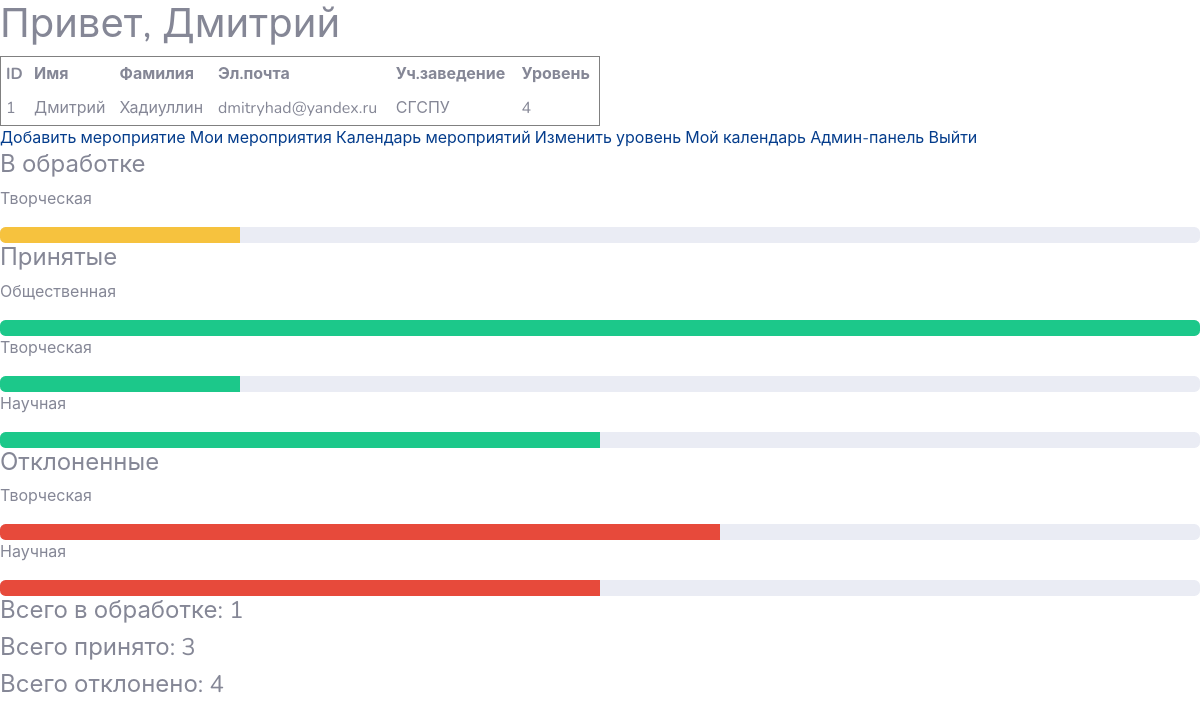
Page /user (signed in) on the committed database.
### models.py (models this page shows, shortened)
class User(db.Model, UserMixin):
    __tablename__ = 'user'
    id = db.Column(db.Integer, primary_key=True)
    username = db.Column(db.String(120),  nullable=False)
    firstname = db.Column(db.String(120),  nullable=False)
    lastname = db.Column(db.String(120), nullable=False)
    email = db.Column(db.String(120), nullable=False, unique=True)
    uzName = db.Column(db.String(120), nullable=False)
    level = db.Column(db.Integer,  nullable=False)
    password = db.Column(db.String(250), nullable=False)
    department = db.Column(db.String(120), nullable=False)
    region = db.Column(db.String(120), nullable=False)
    avatar = db.Column(db.String(120), nullable=False)

### app.py (the view)
@app.route("/user")
@login_required
def user_page():
    user_id = current_user.id
    data_math = math_plus()
    data_math_all = math_all(data_math)
    result = db.session.execute(
        f'SELECT id, username, firstname, lastname, email, uzName, level FROM user WHERE id = {user_id};')
    return render_template('user.html', id_user=current_user.id, firstname=current_user.firstname, info=result, data=data_math, data2=data_math_all)

### app.py (called while the page is built)
@login_manager.user_loader
def load_user(user_id):
    return User.query.get(int(user_id))

def math_plus():
    sfera_array = ['Общественная', 'Творческая', 'Спортивная', 'Научная']
    status_array = [0, 1, 2]
    result = []
    for sfera in range(len(sfera_array)):
        result.append([])
        result[sfera].append(sfera_array[sfera])
        for status in range(len(status_array)):
            cursor = db.session.execute(
                f"SELECT count(*) FROM event WHERE own = '{current_user.id}' AND sfera = '{sfera_array[sfera]}' AND status = {status}")
            result[sfera].append(cursor.fetchone()[0])
    sum_event = 0
    for i in range(len(result)):
        for j in range(len(result[i])):
            if result[i][j] != 0 and j != 0:
                sum_event = sum_event + result[i][j]
        result[i].append(sum_event)
        sum_event = 0
    return result

def math_all(Arr):
    sum_success = 0
    sum_progressing = 0
    sum_cancel = 0
    for i in Arr:
        sum_progressing = sum_progressing + i[1]
        sum_success = sum_success + i[2]
        sum_cancel = sum_cancel + i[3]
    result = [sum_progressing, sum_success, sum_cancel]
    return result

### templates/user.html (shortened to what this page needs)
<!DOCTYPE html>
<html lang="ru">
<head>
    <link rel="stylesheet" href="{{ url_for('static', filename='assets/bootstrap/css/bootstrap.min.css') }}">
    <link rel="stylesheet" href="{{ url_for('static', filename='assets/fonts/fontawesome-all.min.css') }}">
    <link rel="stylesheet" href="{{ url_for('static', filename='assets/fonts/font-awesome.min.css') }}">
    <link rel="stylesheet" href="{{ url_for('static', filename='assets/fonts/fontawesome5-overrides.min.css') }}">
</head>
<body>
    <h1>Привет, {{ firstname }}</h1>
    <table cellspacing="1" border="1" cellpadding="5" width="600">
        <thead>
            <tr>
                <th scope="col">ID</th>
                <th scope="col">Имя</th>
                <th scope="col">Фамилия</th>
                <th scope="col">Эл.почта</th>
                <th scope="col">Уч.заведение</th>
                <th scope="col">Уровень</th>
            </tr>
        </thead>
        <tbody>
            {% for i in info %}
            <tr>
                <td>
                    {{ i.id }}
                </td>
                <td>
                    {{ i.firstname }}
                </td>
                <td>
                    {{ i.lastname }}
                </td>
                <td>
                    {{ i.email }}
                </td>
                <td>
                    {% if i.uzName == ''%}
                    <a href="/profile/uz">Добавить</a>
                    {% else %}
                        {{ i.uzName }}
                    {% endif %}
                </td>
                <td>
                    {{ i.level }}
                </td>
            </tr>
            {% endfor %}
        </tbody>
    </table>
    <a href="/add_event">Добавить мероприятие</a>
    <a href="/profile/my_events">Мои мероприятия</a>
    <a href="/events">Календарь мероприятий</a>
    <a href="/levelup">Изменить уровень</a>
    <a href="/profile/calend">Мой календарь</a>
    {% if id_user == 1 %}
    <a href="/admin">Админ-панель</a>
    {% endif %}
    <a href="/user_logout">Выйти</a>
    <br>
    <h4>В обработке</h4>
    {% for d in data %}
        {% if d[4] != 0 and d[1] != 0 %}
            <p>{{d[0]}}</p>
            <div class="progress">
                <div class="progress-bar bg-warning" role="progressbar" style="width: {{(d[1] / d[4]) * 100}}%;" aria-valuenow="25" aria-valuemin="0" aria-valuemax="100"></div>
            </div>
        {% endif %}
    {% endfor %}
    <h4>Принятые</h4>
    {% for d in data %}
        {% if d[4] != 0 and d[2] != 0 %}
            <p>{{d[0]}}</p>
            <div class="progress">
                <div class="progress-bar bg-success" role="progressbar" style="width: {{(d[2] / d[4]) * 100}}%;" aria-valuenow="25" aria-valuemin="0" aria-valuemax="100"></div>
            </div>
        {% endif %}
    {% endfor %}
    <h4>Отклоненные</h4>
    {% for d in data %}
        {% if d[4] != 0 and d[3] != 0 %}
            <p>{{d[0]}}</p>
            <div class="progress">
                <div class="progress-bar bg-danger" role="progressbar" style="width: {{(d[3] / d[4]) * 100}}%;" aria-valuenow="25" aria-valuemin="0" aria-valuemax="100"></div>
            </div>
        {% endif %}
    {% endfor %}
    <h4>Всего в обработке: {{data2[0]}}</h4>
    <h4>Всего принято: {{data2[1]}}</h4>
    <h4>Всего отклонено: {{data2[2]}}</h4>
</body>
</html>

### rows in the picture
User: id "1", firstname "Дмитрий", lastname "Хадиуллин", email "dmitryhad@yandex.ru", uzName "СГСПУ", level "4"

### other values in the picture
{{ d[0] }} "Творческая"
{{ d[0] }} "Общественная" "Творческая" "Научная"
{{ d[0] }} "Творческая" "Научная"
{{ data2[0] }} "1"
{{ data2[1] }} "3"
{{ data2[2] }} "4"
